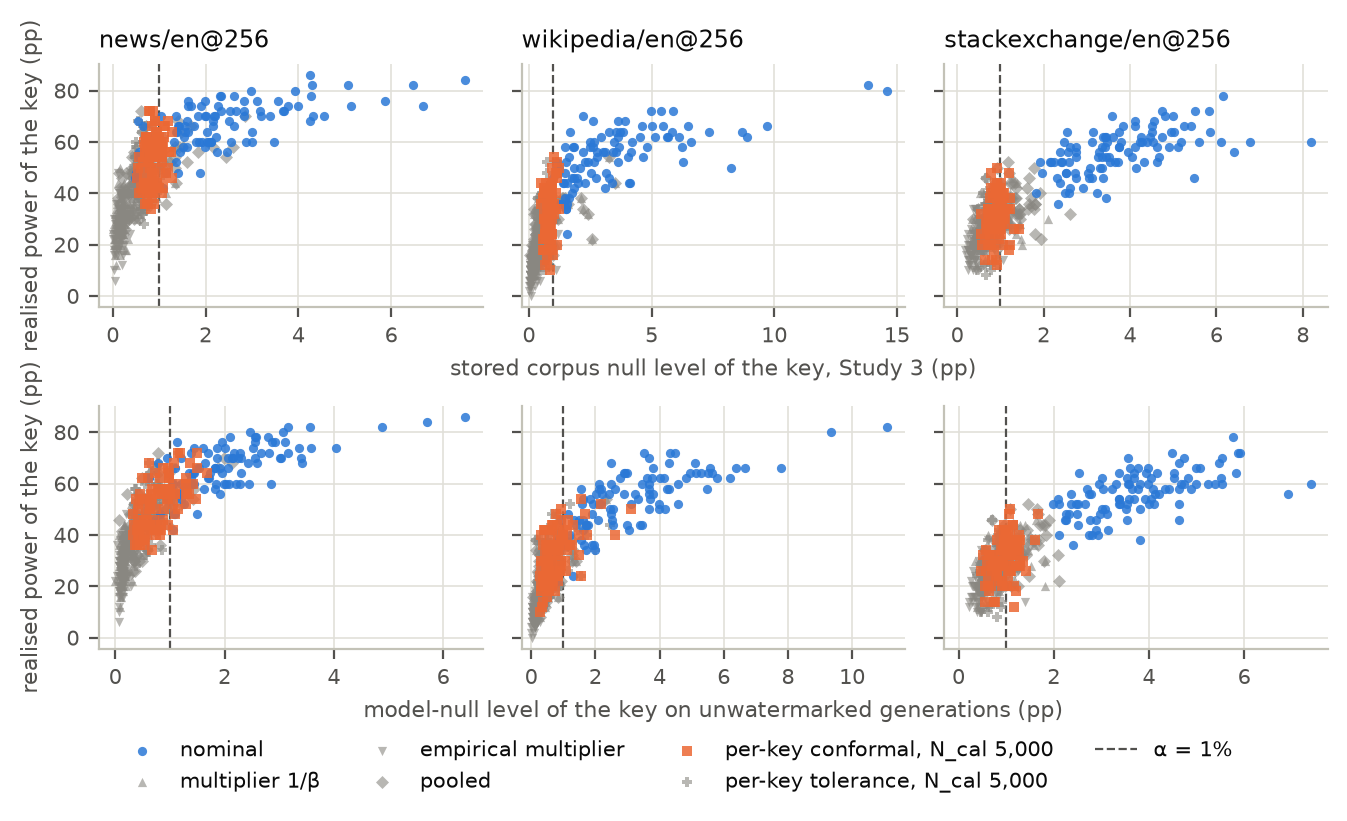

The script that saved this image:
#!/usr/bin/env python3
"""F6 — the per-key operating points on both null laws (Study 4 Figure 4 re-rendered): each power key's stored corpus
null level (Study 3's evaluation unit, N_E = 10,000 texts; top row) and its model-null level (N₀ = 5,000 unwatermarked
generations; bottom row) against its realised power over n = 50 texts, per method, at the primary setting
(Qwen2.5-1.5B, KGW γ = 0.25, h = 1, δ = 0.5, L = 256, α = 0.01, raw rule, the diagonal calibration source). The two
headline methods are coloured (nominal; per-key conformal at N_cal = 5,000); the four other methods share the muted
ink with distinct markers (the series cap of the dataviz method for all-pairs scatter). Sources: the locked Study 4
analysis arrays (results_arrays.npz, verified by digest) and Study 3's verified record through s4_record; the shares
and correlations are checked against the agreed report's register.
"""
import json
import sys
from pathlib import Path

import numpy as np

sys.path.insert(0, str(Path(__file__).resolve().parents[1]))
import paperlib as P  # noqa: E402

sys.path.insert(0, str(P.ROOT / "research" / "study4"))
import s4_record  # noqa: E402  (the pinned record binding of Study 4; read-only use)

plt = P.style()
res = P.results("s4"); R4 = P.register("s4"); g4 = P.grid("s4")
arr_path = P.ROOT / P.STUDY_DIR["s4"] / "results_arrays.npz"
assert P.sha256(arr_path) == res["arrays_sha256"], "results_arrays.npz differs from the digest recorded in results.json"
Z = np.load(arr_path)
AX = res["axes"]; RULES, LENGTHS, SOURCES, VARIANTS = AX["rules"], AX["lengths"], AX["sources"], AX["variants"]; ALPHAS = [float(a) for a in AX["alphas"]]; VS3, VFIX = AX["null_variants"], AX["null_fixed_variants"]
CELLS = list(g4["cells"]); PRIM = g4["primary_arm"]; L_PRIM = g4["primary_length"]; A_PRIM = float(g4["primary_alpha"]); N_TX = g4["prompts"]["n_watermarked"]; N0 = g4["null_arm"]["n_texts"]
H = next(a["h"] for a in g4["arms"] if a["name"] == PRIM); TOK = g4["model"]["tokenizer"]
METHODS = ["nominal", "multiplier20", "empirical", "pooled", "conformal@5000", "tolerance@5000"]
STYLE = {"nominal": (P.SLOT[0], "o", "nominal"), "conformal@5000": (P.SLOT[1], "s", "per-key conformal, N_cal 5,000"), "multiplier20": (P.MUTED, "^", "multiplier 1/β"),
         "empirical": (P.MUTED, "v", "empirical multiplier"), "pooled": (P.MUTED, "D", "pooled"), "tolerance@5000": (P.MUTED, "P", "per-key tolerance, N_cal 5,000")}
REGM = {"nominal": "nominal", "multiplier20": "multiplier", "empirical": "empirical", "pooled": "pooled", "conformal@5000": "conformal", "tolerance@5000": "tolerance"}
Rrec = s4_record.Record()   # verifies Study 3's 240 record files by digest

OP = {}
for cell in CELLS:
    k = f"{cell}|{PRIM}"; keys = [int(x) for x in Z[f"keys|{k}"]]; ok = Z[f"contract_ok|{k}"].astype(bool); counts = Z[f"counts|{k}"].astype(np.int64)
    assert keys == list(g4["keys"]["power_keys"]) and ok.all(), cell
    ev = Rrec.eval(TOK, cell, H); isrc = SOURCES.index(cell); ir = RULES.index("raw"); il = LENGTHS.index(L_PRIM); ia = ALPHAS.index(A_PRIM); idx = [kk - Rrec.key_eval_start for kk in keys]
    for v in METHODS:
        m, _, nc = v.partition("@"); iv = VARIANTS.index(v)
        pi = counts[:, ir, il, isrc, iv, ia] / N_TX
        l3 = ev.null_level("kgw", "raw", m, A_PRIM, int(nc) if nc else None, cal_source=cell)[idx]
        if v in VFIX:
            l0 = Z[f"null|{cell}|h{H}|kgw|raw|L{L_PRIM}|fixed"][VFIX.index(v), ia].astype(np.float64)[idx] / N0
        else:
            l0 = Z[f"null|{cell}|h{H}|kgw|raw|L{L_PRIM}|same"][isrc, VS3.index(v), ia].astype(np.float64)[idx] / N0
        OP[(cell, v)] = (pi, l3, l0)
        c = cell.split("_")[0]; tag = REGM[v]
        P.check(f"F6 {c} {v} share above α (corpus)", 100 * (l3 > A_PRIM).mean(), R4[f"op_{c}_{tag}_share_above_alpha_pct"])
        if f"op_{c}_{tag}_share_above_alpha_modelnull_pct" in R4:
            P.check(f"F6 {c} {v} share above α (model null)", 100 * (l0 > A_PRIM).mean(), R4[f"op_{c}_{tag}_share_above_alpha_modelnull_pct"])
        if f"op_{c}_{tag}_corr" in R4 and R4[f"op_{c}_{tag}_corr"] != "—":
            P.check(f"F6 {c} {v} corr", float(np.corrcoef(l3, pi)[0, 1]), R4[f"op_{c}_{tag}_corr"])
        P.register_value(f"f6_{c}_{tag}_share_corpus_pct", f"{100 * (l3 > A_PRIM).mean():.0f}"); P.register_value(f"f6_{c}_{tag}_share_modelnull_pct", f"{100 * (l0 > A_PRIM).mean():.0f}")
        P.register_value(f"f6_{c}_{tag}_power_mean_pp", f"{100 * pi.mean():.1f}")

fig, axes = plt.subplots(2, len(CELLS), figsize=(6.8, 4.0), sharey=True)
for j, cell in enumerate(CELLS):
    for i, (ylab_key, xlab) in enumerate(((1, "stored corpus null level of the key, Study 3 (pp)"), (2, "model-null level of the key on unwatermarked generations (pp)"))):
        ax = axes[i, j]
        for v in METHODS:
            col, mk, lab = STYLE[v]; pi, l3, l0 = OP[(cell, v)]; x = l3 if ylab_key == 1 else l0
            ax.scatter(100 * x, 100 * pi, s=11, color=col, marker=mk, alpha=0.85 if col != P.MUTED else 0.6, lw=0, label=lab if (i == 0 and j == 0) else None, zorder=3 if col != P.MUTED else 2)
        ax.axvline(100 * A_PRIM, color=P.INK2, lw=0.8, ls="--", zorder=1, label="α = 1%" if (i == 0 and j == 0) else None)
        if i == 0:
            ax.set_title(P.CELL_LABEL[cell], loc="left")
        if j == 1:
            ax.set_xlabel(xlab)
        if j == 0:
            ax.set_ylabel("realised power of the key (pp)")
        ax.set_xlim(left=-0.3)
h_, l_ = axes[0, 0].get_legend_handles_labels(); fig.legend(h_, l_, loc="lower center", ncol=4, bbox_to_anchor=(0.5, -0.01))
fig.tight_layout(rect=(0, 0.07, 1, 1))
P.save(fig, "fig6_operating_points")
P.register_value("f6_K4", len(g4["keys"]["power_keys"])); P.register_value("f6_n_tx", N_TX); P.register_value("f6_N0", N0)
P.flush_values("f6")
P.finish_checks("fig6_operating_points")
